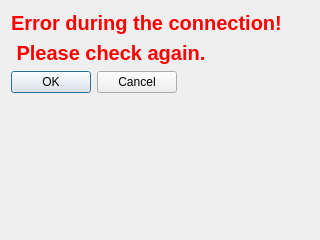
<?xml version="1.0" encoding="UTF-8"?>
<ui version="4.0">
 <class>Dialog</class>
 <widget class="QDialog" name="Dialog">
  <property name="geometry">
   <rect>
    <x>0</x>
    <y>0</y>
    <width>320</width>
    <height>240</height>
   </rect>
  </property>
  <property name="windowTitle">
   <string>Dialog</string>
  </property>
  <layout class="QFormLayout" name="formLayout">
   <item row="0" column="0">
    <layout class="QVBoxLayout" name="verticalLayout">
     <item>
      <widget class="QLabel" name="label">
       <property name="font">
        <font>
         <pointsize>15</pointsize>
         <weight>75</weight>
         <bold>true</bold>
        </font>
       </property>
       <property name="styleSheet">
        <string notr="true">color: rgb(255, 0, 0);</string>
       </property>
       <property name="text">
        <string>Error during the connection!</string>
       </property>
      </widget>
     </item>
    </layout>
   </item>
   <item row="1" column="0">
    <widget class="QLabel" name="label_2">
     <property name="font">
      <font>
       <pointsize>15</pointsize>
       <weight>75</weight>
       <bold>true</bold>
      </font>
     </property>
     <property name="styleSheet">
      <string notr="true">color: rgb(255, 0, 0);</string>
     </property>
     <property name="text">
      <string> Please check again.</string>
     </property>
    </widget>
   </item>
   <item row="2" column="0">
    <widget class="QDialogButtonBox" name="buttonBox">
     <property name="orientation">
      <enum>Qt::Horizontal</enum>
     </property>
     <property name="standardButtons">
      <set>QDialogButtonBox::Cancel|QDialogButtonBox::Ok</set>
     </property>
    </widget>
   </item>
  </layout>
 </widget>
 <resources/>
 <connections>
  <connection>
   <sender>buttonBox</sender>
   <signal>accepted()</signal>
   <receiver>Dialog</receiver>
   <slot>accept()</slot>
   <hints>
    <hint type="sourcelabel">
     <x>248</x>
     <y>254</y>
    </hint>
    <hint type="destinationlabel">
     <x>157</x>
     <y>274</y>
    </hint>
   </hints>
  </connection>
  <connection>
   <sender>buttonBox</sender>
   <signal>rejected()</signal>
   <receiver>Dialog</receiver>
   <slot>reject()</slot>
   <hints>
    <hint type="sourcelabel">
     <x>316</x>
     <y>260</y>
    </hint>
    <hint type="destinationlabel">
     <x>286</x>
     <y>274</y>
    </hint>
   </hints>
  </connection>
 </connections>
</ui>
